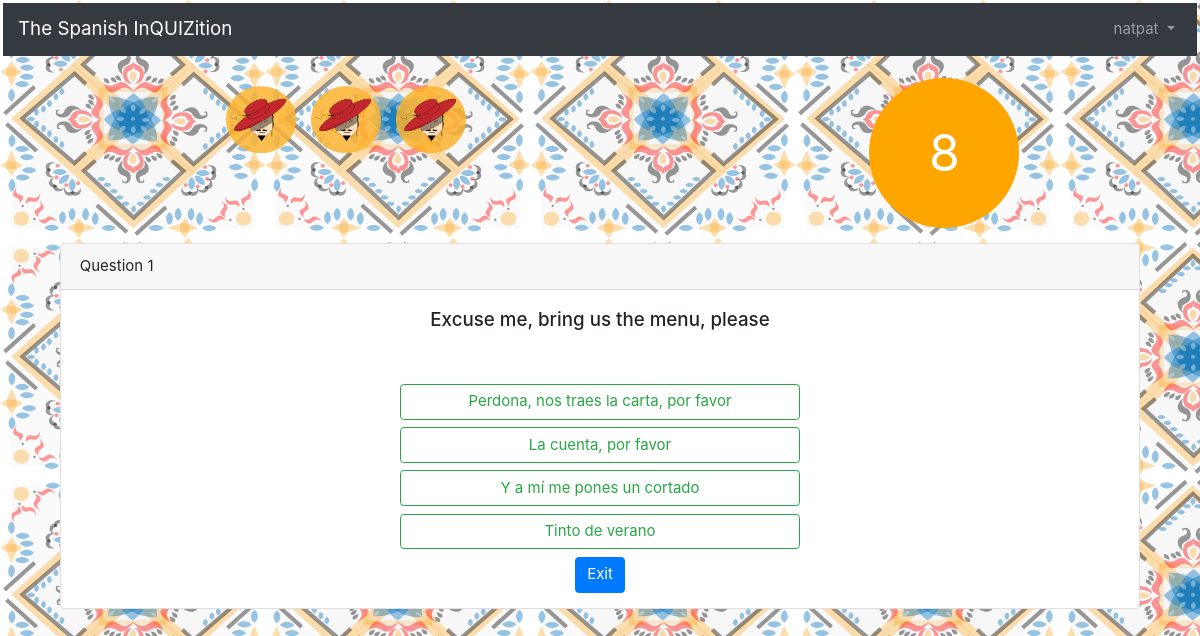
The page /flashcard/ (signed in) on the database its author committed.
### users/models.py (models this page shows)
class CustomUser(AbstractUser):
    points = models.PositiveIntegerField(null=False, blank=False, default=0)

### courses/models.py (models this page shows, shortened)
class Spanish(models.Model):
    spanish_phrase = models.CharField(max_length=100, primary_key=True)
    english_translation = models.CharField(max_length=100)
    previous = models.FloatField(null=False,blank=False,default=1.0)
    level_number = models.ForeignKey(
        Levels,
        on_delete=models.CASCADE,
    )
    information = models.CharField(max_length=1000, blank=True)
    type_choices = (
        ('verb', 'verb'),
        ('noun', 'noun'),
        ('pronoun', 'pronoun'),
        ('adjective/adverb', 'adjective/adverb'),
        ('question', 'question'),
        ('phrase','phrase'),
        ('greeting','greeting'),
        ('article','article'),
        ('preposition','preposition'),
    )
    type = models.CharField(max_length=200, null=False, choices=type_choices, default='')

### flashcard/views.py (the view, shortened to what this page needs)
# urls.py: path('flashcard', FlashcardGame.as_view(), name = 'flashcards'),
class FlashcardGame(LoginRequiredMixin, LoadQuestionsMixin, InitializeMixin,UpdateItemsMixin, View):
    template_name = 'flashcard.html'
    def get(self, request):
        initialized, created = PlayerStatus.objects.get_or_create(user=self.request.user)
        if initialized.current_level == 0:
            level = [self.initializeQuiz(request),]
            answered_data = self.load_data(level, self.request.user)
            self.get_questions2(answered_data, request)
        initialized.review_game = False
        if 'data' not in request.session:
            level = [self.initializeQuiz(request),]
            answered_data = self.load_data(level, self.request.user)
            self.get_questions2(answered_data, request)
        data = request.session['data']
        d = json.loads(data)
        status = PlayerStatus.objects.filter(user = self.request.user).first()
        question_num = int(status.currentQuestion)
        try:
            n = int(question_num) % int(len(d))
            data = d[n]
        except:
            level = [self.initializeQuiz(request),]
            answered_data = self.load_data(level, self.request.user)
            self.get_questions2(answered_data, request)
            data = request.session['data']
            d = json.loads(data)
            n = int(question_num) % int(len(d))
            data = d[n]
        english = Spanish.objects.filter(spanish_phrase=data['fields']['spanish_id']).values('english_translation').first()
        context = {'data': d,
                   'number': data['pk'],
                   'question':english['english_translation'],
                   'question_num': question_num + 1,
                   'level': data['fields']['level'],
                   'correct': data['fields']['correct_answer'],
                   'options': [data['fields']['distractor_one'],
                               data['fields']['distractor_two'],
                               data['fields']['distractor_three'],
                               data['fields']['distractor_four' ],],
                   'lives':3 - (status.currentErrors),
                   }
        return render(request, self.template_name, context)

### courses/models.py (called while the page is built)
    def __str__(self):
        return str(self.level_number)

### courses/views.py (called while the page is built)
    def load_distractors2(self,spanish_phrase):
        type = spanish_phrase.type
        level = str(spanish_phrase.level_number)
        phrase = str(spanish_phrase.spanish_phrase)
        distractors = Spanish.objects.filter(Q(type=type, level_number= level) & ~Q(spanish_phrase=phrase))[:3]
        need = 3 - (len(distractors))
        if need != 0:
            distractors2 = Spanish.objects.filter(Q(type=type) & ~Q(level_number =level))[:need]
            distractors = distractors | distractors2
        distractors_list = []
        for item in distractors:
            distractors_list.append(str(item.spanish_phrase))
        return distractors_list

    def ranked_load(self, num, level, data_ls, user):
        now = timezone.now()
        check = Answered.objects.filter(user=user,
                                        level_int__in=level, ).values('spanish_id', 'review_time')
        rankings = dict()
        for item in check:
            time = item['review_time']
            spanish = item['spanish_id']
            if spanish not in data_ls:
                try:
                    reviewCal = time - now
                except:
                    time = datetime.strptime(time, '%Y-%m-%d %H:%M:%S.%f')
                    reviewCal = time - now
                rankings[spanish] = reviewCal
        rank = sorted(rankings.items(), key=lambda x: x[1])
        data = rank[:num]
        phrases = [x[0] for x in data]
        return phrases

    def quality_load(self, num, level, data_ls, user):
        returned = list()
        today = timezone.now().date()
        check = Answered.objects.filter(user=user,
                                        level_int__in=level,
                                        last_review_day=today).values('spanish_id', 'quality_value')
        for item in check:
            if item['spanish_id'] not in data_ls:
                if int(item['quality_value']) < 4:
                    returned.append(item['spanish_id'])
        return returned[:num]

### templates/flashcard.html (shortened to what this page needs)
{% extends 'base.html' %}
{% load staticfiles %}
{% block content %}
<BODY class = 'flashcard'>
<div class="container">
<div>
        <div class="row justify-content-around">
            <div class="col-2">
                <div class="d-flex flex-row bd-highlight mb-3 justify-content-center">
                    <div class="p-2 bd-highlight">
                        <img src="{% static 'Alive.png' %}" id="life-1" style="width:70px;"></div>
                    <div class="p-2 bd-highlight">
                        <img src="{% static 'Alive.png' %}" id="life-2" style="width:70px;"></div>
                    <div class="p-2 bd-highlight">
                        <img src="{% static 'Alive.png' %}" id="life-3"style="width:70px;"></div>
                </div>
            </div>
            <div class="col-1">
                <div class="circle" id="timer" value="" style="font-size: 50px;">10</div>
    </div>
        </div>
  <div class="card my-3">
    <div class="card-header">
          Question {{ question_num }}
    </div>
      <form id="question" class="card-body" action="" method="POST">
          <h5 class="card-title text-center" id="english">{{ question }}</h5>
      </form>
    <div>
          {% for option in options %}
          <button class = "btn btn-outline-success option-btn my-2 mx-auto d-block" style="width: 400">
          {{ option }}</button>
          {% endfor %}
        </div>
    <div class="text-center">
<p><a href ="{% url 'level_info' %}" class="btn btn-primary" id="exit">Exit</a></p>
</div>
      </div>
    </div>
{% endblock content %}

### templates/base.html (shortened to what this page needs)
{% load static from staticfiles %}
<html lang="es">
  <head>
    <link rel="stylesheet" href="https://stackpath.bootstrapcdn.com/bootstrap/4.1.3/css/bootstrap.min.css"
>
    <link rel="stylesheet" href="{% static 'base.css' %}">
  </head>
  <body>
  <div class="background" style="background=color:white">
    <nav class="navbar navbar-expand-md navbar-dark bg-dark mb-4">
      <a class="navbar-brand" href="{% url 'home' %}">The Spanish InQUIZition</a>
      <div class="collapse navbar-collapse" id="navbarCollapse">
        {% if user.is_authenticated %}
          <ul class="navbar-nav ml-auto">
            <li class="nav-item">
              <a class="nav-link dropdown-toggle" href="#" id="userMenu" data-toggle="dropdown" aria-haspopup="true" aria-expanded="false">
                {{ user.username }}
              </a>
            </li>
          </ul>
        {% endif %}
      </div>
    </nav>
    <div class="container">
      {% block content %}
      {% endblock content %}
    </div>
  </div>
  </body>
</html>

### static/base.css (style rules this page uses)
.flashcard { margin:3px; background-image: url(/static/smalltile.png); background-repeat: repeat; background-color: white; }
.circle { width: 150px; height: 150px; border-radius: 50%; font-size: 20px; color: #fff; line-height: 150px; text-align: center; background: #FFA500 }
html { font-family: sans-serif; font-size: 15px; line-height: 1.4; color: #444; }

### rows shown on the page
CustomUser: username "natpat"
Spanish: english_translation "Excuse me, bring us the menu, please"

### other values the page prints
{{ question_num }} "1"
{{ option }} "Perdona, nos traes la carta, por favor" "La cuenta, por favor" "Y a mí me pones un cortado" "Tinto de verano"
